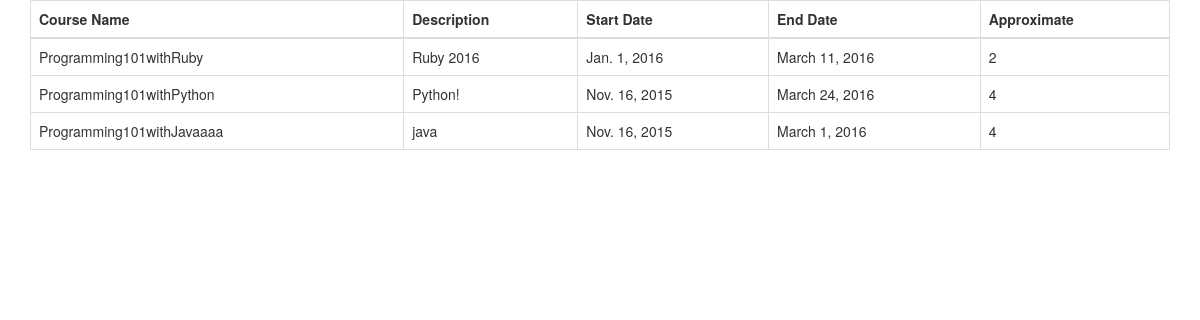
The page / on the database its author committed.
### courses/models.py (models this page shows)
class Courses(models.Model):
    name = models.CharField(max_length=50)
    description = models.CharField(max_length=50)
    start_date = models.DateField()
    end_date = models.DateField()
    approximate = models.CharField(max_length=50)

### courses/views.py (the view)
# urls.py: 2. Add a URL to urlpatterns:  url(r'^$', views.home, name='home')
def home(request):
    list_with_fields = []
    for elem in Courses.objects.all():
        list_with_fields.append(elem)
    return render(request, 'course_table.html', locals())

### courses/templates/course_table.html (shortened to what this page needs)
<!DOCTYPE html>
<html lang="en">
<head>
  <link rel="stylesheet" href="http://maxcdn.bootstrapcdn.com/bootstrap/3.3.6/css/bootstrap.min.css">
</head>
<body>
<div class="container">
  <table class="table table-bordered">
    <thead>
      <tr>
        <th><b>Course Name</b></th>
        <th><b>Description</b></th>
        <th><b>Start Date</b></th>
        <th><b>End Date</b></th>
        <th><b>Approximate</b></th>
      </tr>
    </thead>
    <tbody>
      {% for element in list_with_fields %}
      <tr>
        <td>{{ element.name }}</td>
        <td>{{ element.description }}</td>
        <td>{{ element.start_date }}</td>
        <td>{{ element.end_date }}</td>
        <td>{{ element.approximate }}</td>
      </tr>
      {% endfor %}
    </tbody>
  </table>
</div>
</body>
</html>

### rows shown on the page
Courses: name "Programming101withRuby", description "Ruby 2016", start_date "Jan. 1, 2016", end_date "March 11, 2016", approximate "2"
Courses: name "Programming101withPython", description "Python!", start_date "Nov. 16, 2015", end_date "March 24, 2016", approximate "4"
Courses: name "Programming101withJavaaaa", description "java", start_date "Nov. 16, 2015", end_date "March 1, 2016", approximate "4"
